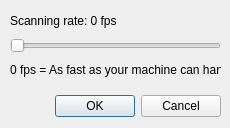
<?xml version="1.0" encoding="UTF-8"?>
<ui version="4.0">
 <class>changeScanRate</class>
 <widget class="QDialog" name="changeScanRate">
  <property name="geometry">
   <rect>
    <x>0</x>
    <y>0</y>
    <width>230</width>
    <height>128</height>
   </rect>
  </property>
  <property name="sizePolicy">
   <sizepolicy hsizetype="Fixed" vsizetype="Fixed">
    <horstretch>0</horstretch>
    <verstretch>0</verstretch>
   </sizepolicy>
  </property>
  <property name="windowTitle">
   <string>New Game</string>
  </property>
  <property name="sizeGripEnabled">
   <bool>false</bool>
  </property>
  <property name="modal">
   <bool>true</bool>
  </property>
  <widget class="QWidget" name="layoutWidget">
   <property name="geometry">
    <rect>
     <x>10</x>
     <y>90</y>
     <width>211</width>
     <height>33</height>
    </rect>
   </property>
   <layout class="QHBoxLayout" name="horizontal_layout">
    <property name="spacing">
     <number>6</number>
    </property>
    <property name="margin">
     <number>0</number>
    </property>
    <item>
     <spacer name="spacer">
      <property name="orientation">
       <enum>Qt::Horizontal</enum>
      </property>
      <property name="sizeHint" stdset="0">
       <size>
        <width>131</width>
        <height>31</height>
       </size>
      </property>
     </spacer>
    </item>
    <item>
     <widget class="QPushButton" name="okButton">
      <property name="text">
       <string>OK</string>
      </property>
     </widget>
    </item>
    <item>
     <widget class="QPushButton" name="cancelButton">
      <property name="text">
       <string>Cancel</string>
      </property>
     </widget>
    </item>
   </layout>
  </widget>
  <widget class="QWidget" name="gridLayoutWidget">
   <property name="geometry">
    <rect>
     <x>10</x>
     <y>10</y>
     <width>211</width>
     <height>71</height>
    </rect>
   </property>
   <layout class="QGridLayout" name="gridLayout">
    <item row="1" column="0" colspan="2">
     <widget class="QSlider" name="scan_rate_slider">
      <property name="minimum">
       <number>0</number>
      </property>
      <property name="maximum">
       <number>40</number>
      </property>
      <property name="pageStep">
       <number>5</number>
      </property>
      <property name="value">
       <number>0</number>
      </property>
      <property name="orientation">
       <enum>Qt::Horizontal</enum>
      </property>
     </widget>
    </item>
    <item row="0" column="0" colspan="2">
     <widget class="QLabel" name="scan_rate_label">
      <property name="text">
       <string>Scanning rate: 0 fps</string>
      </property>
     </widget>
    </item>
    <item row="2" column="0" colspan="2">
     <widget class="QLabel" name="label">
      <property name="text">
       <string>0 fps = As fast as your machine can handle</string>
      </property>
     </widget>
    </item>
   </layout>
  </widget>
 </widget>
 <tabstops>
  <tabstop>scan_rate_slider</tabstop>
  <tabstop>okButton</tabstop>
  <tabstop>cancelButton</tabstop>
 </tabstops>
 <resources/>
 <connections>
  <connection>
   <sender>okButton</sender>
   <signal>clicked()</signal>
   <receiver>changeScanRate</receiver>
   <slot>accept()</slot>
   <hints>
    <hint type="sourcelabel">
     <x>118</x>
     <y>78</y>
    </hint>
    <hint type="destinationlabel">
     <x>96</x>
     <y>111</y>
    </hint>
   </hints>
  </connection>
  <connection>
   <sender>cancelButton</sender>
   <signal>clicked()</signal>
   <receiver>changeScanRate</receiver>
   <slot>reject()</slot>
   <hints>
    <hint type="sourcelabel">
     <x>199</x>
     <y>78</y>
    </hint>
    <hint type="destinationlabel">
     <x>179</x>
     <y>111</y>
    </hint>
   </hints>
  </connection>
 </connections>
</ui>
